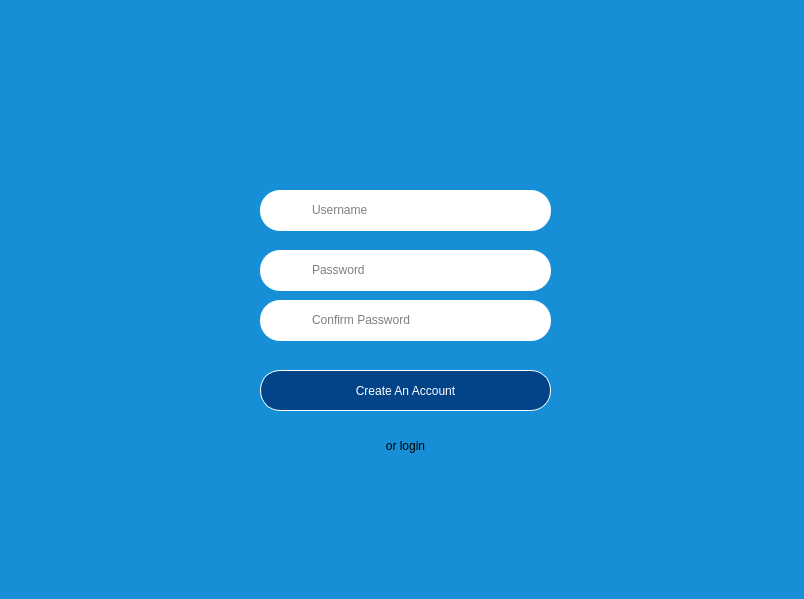
<?xml version="1.0" encoding="UTF-8"?>
<ui version="4.0">
 <class>MainWindow</class>
 <widget class="QMainWindow" name="MainWindow">
  <property name="geometry">
   <rect>
    <x>0</x>
    <y>0</y>
    <width>804</width>
    <height>599</height>
   </rect>
  </property>
  <property name="windowTitle">
   <string>MainWindow</string>
  </property>
  <widget class="QWidget" name="centralwidget">
   <widget class="QWidget" name="background" native="true">
    <property name="geometry">
     <rect>
      <x>0</x>
      <y>0</y>
      <width>811</width>
      <height>611</height>
     </rect>
    </property>
    <property name="styleSheet">
     <string notr="true">#background {
background-color: #178fd6;

}

</string>
    </property>
    <widget class="QLabel" name="label">
     <property name="geometry">
      <rect>
       <x>380</x>
       <y>100</y>
       <width>61</width>
       <height>51</height>
      </rect>
     </property>
     <property name="text">
      <string/>
     </property>
     <property name="pixmap">
      <pixmap>../../../../Desktop/MOVIE TICKETING SYSTEM/img/signuptxt.png</pixmap>
     </property>
     <property name="scaledContents">
      <bool>true</bool>
     </property>
    </widget>
    <widget class="QWidget" name="rect" native="true">
     <property name="geometry">
      <rect>
       <x>260</x>
       <y>190</y>
       <width>291</width>
       <height>41</height>
      </rect>
     </property>
     <property name="styleSheet">
      <string notr="true">#rect{
background-color: white;
border: 1px white;
border-radius: 20px;
}</string>
     </property>
     <widget class="QLabel" name="label_2">
      <property name="geometry">
       <rect>
        <x>10</x>
        <y>5</y>
        <width>41</width>
        <height>31</height>
       </rect>
      </property>
      <property name="text">
       <string/>
      </property>
      <property name="pixmap">
       <pixmap>../../../../Desktop/MOVIE TICKETING SYSTEM/img/username.png</pixmap>
      </property>
      <property name="scaledContents">
       <bool>true</bool>
      </property>
     </widget>
     <widget class="QLineEdit" name="crew_user">
      <property name="geometry">
       <rect>
        <x>50</x>
        <y>5</y>
        <width>221</width>
        <height>30</height>
       </rect>
      </property>
      <property name="styleSheet">
       <string notr="true">#crew_user{
border: TRANSPARENT;
}</string>
      </property>
      <property name="placeholderText">
       <string>Username</string>
      </property>
     </widget>
    </widget>
    <widget class="QWidget" name="rect_2" native="true">
     <property name="geometry">
      <rect>
       <x>260</x>
       <y>250</y>
       <width>291</width>
       <height>41</height>
      </rect>
     </property>
     <property name="styleSheet">
      <string notr="true">#rect_2{
background-color: white;
border: 1px white;
border-radius: 20px;
}</string>
     </property>
     <widget class="QLabel" name="label_3">
      <property name="geometry">
       <rect>
        <x>10</x>
        <y>5</y>
        <width>41</width>
        <height>31</height>
       </rect>
      </property>
      <property name="text">
       <string/>
      </property>
      <property name="pixmap">
       <pixmap>../../../../Desktop/MOVIE TICKETING SYSTEM/img/password.png</pixmap>
      </property>
      <property name="scaledContents">
       <bool>true</bool>
      </property>
     </widget>
     <widget class="QLineEdit" name="crew_pass">
      <property name="geometry">
       <rect>
        <x>50</x>
        <y>5</y>
        <width>221</width>
        <height>30</height>
       </rect>
      </property>
      <property name="styleSheet">
       <string notr="true">#crew_pass{
border: TRANSPARENT;
}</string>
      </property>
      <property name="placeholderText">
       <string>Password</string>
      </property>
     </widget>
    </widget>
    <widget class="QPushButton" name="enter">
     <property name="geometry">
      <rect>
       <x>260</x>
       <y>370</y>
       <width>291</width>
       <height>41</height>
      </rect>
     </property>
     <property name="cursor">
      <cursorShape>PointingHandCursor</cursorShape>
     </property>
     <property name="styleSheet">
      <string notr="true">#enter{
background-color: #034488;
color: white;
	font: 11pt &quot;MS Shell Dlg 2&quot;;
border: 1px solid white;
border-radius: 20px;
}</string>
     </property>
     <property name="text">
      <string>Create An Account</string>
     </property>
    </widget>
    <widget class="QPushButton" name="loginButton">
     <property name="geometry">
      <rect>
       <x>260</x>
       <y>430</y>
       <width>291</width>
       <height>31</height>
      </rect>
     </property>
     <property name="styleSheet">
      <string notr="true">QPushButton{
background-color: white;
text-size: 10px;
border-radius: 10px;
}

QPushButton:hover{
	color:rgb(73, 147, 221);
	background-color: rgb(13, 27, 38);
}
#loginButton {
background-color: TRANSPARENT;
}
#loginButton:hover{
color: rgb(0, 0, 255);
}</string>
     </property>
     <property name="text">
      <string>or login</string>
     </property>
    </widget>
    <widget class="QWidget" name="rect4" native="true">
     <property name="geometry">
      <rect>
       <x>260</x>
       <y>300</y>
       <width>291</width>
       <height>41</height>
      </rect>
     </property>
     <property name="styleSheet">
      <string notr="true">#rect4{
background-color: white;
border: 1px white;
border-radius: 20px;
}</string>
     </property>
     <widget class="QLabel" name="label_4">
      <property name="geometry">
       <rect>
        <x>10</x>
        <y>5</y>
        <width>41</width>
        <height>31</height>
       </rect>
      </property>
      <property name="text">
       <string/>
      </property>
      <property name="pixmap">
       <pixmap>../../../../Desktop/MOVIE TICKETING SYSTEM/img/password.png</pixmap>
      </property>
      <property name="scaledContents">
       <bool>true</bool>
      </property>
     </widget>
     <widget class="QLineEdit" name="crew_pass1">
      <property name="geometry">
       <rect>
        <x>50</x>
        <y>5</y>
        <width>221</width>
        <height>30</height>
       </rect>
      </property>
      <property name="styleSheet">
       <string notr="true">#crew_pass1{
border: TRANSPARENT;
}</string>
      </property>
      <property name="placeholderText">
       <string>Confirm Password</string>
      </property>
     </widget>
    </widget>
   </widget>
   <widget class="QWidget" name="mainBG" native="true">
    <property name="geometry">
     <rect>
      <x>160</x>
      <y>0</y>
      <width>651</width>
      <height>611</height>
     </rect>
    </property>
    <property name="styleSheet">
     <string notr="true">#mainBG {
background-color: #fffcf6;

}

</string>
    </property>
   </widget>
   <zorder>mainBG</zorder>
   <zorder>background</zorder>
  </widget>
 </widget>
 <resources/>
 <connections/>
</ui>
